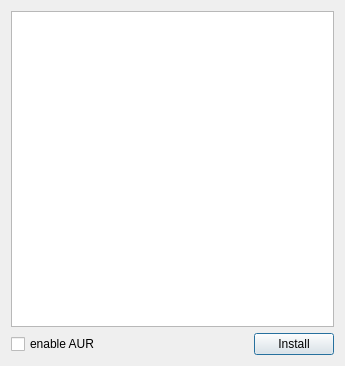
<?xml version="1.0" encoding="UTF-8"?>
<ui version="4.0">
 <class>InstallDialog</class>
 <widget class="QDialog" name="InstallDialog">
  <property name="geometry">
   <rect>
    <x>0</x>
    <y>0</y>
    <width>345</width>
    <height>366</height>
   </rect>
  </property>
  <property name="minimumSize">
   <size>
    <width>345</width>
    <height>366</height>
   </size>
  </property>
  <property name="windowTitle">
   <string>Install themes</string>
  </property>
  <property name="modal">
   <bool>false</bool>
  </property>
  <layout class="QVBoxLayout" name="verticalLayout">
   <item>
    <widget class="QListWidget" name="listWidget">
     <property name="editTriggers">
      <set>QAbstractItemView::NoEditTriggers</set>
     </property>
     <property name="selectionMode">
      <enum>QAbstractItemView::MultiSelection</enum>
     </property>
    </widget>
   </item>
   <item>
    <layout class="QHBoxLayout" name="horizontalLayout">
     <item>
      <widget class="QCheckBox" name="checkBox">
       <property name="enabled">
        <bool>true</bool>
       </property>
       <property name="text">
        <string>enable AUR</string>
       </property>
       <property name="checked">
        <bool>false</bool>
       </property>
      </widget>
     </item>
     <item>
      <spacer name="horizontalSpacer">
       <property name="orientation">
        <enum>Qt::Horizontal</enum>
       </property>
       <property name="sizeHint" stdset="0">
        <size>
         <width>40</width>
         <height>20</height>
        </size>
       </property>
      </spacer>
     </item>
     <item>
      <widget class="QPushButton" name="pushButton">
       <property name="text">
        <string>Install</string>
       </property>
       <property name="icon">
        <iconset theme="dialog-apply">
         <normaloff>.</normaloff>.</iconset>
       </property>
      </widget>
     </item>
    </layout>
   </item>
  </layout>
 </widget>
 <resources/>
 <connections/>
</ui>
